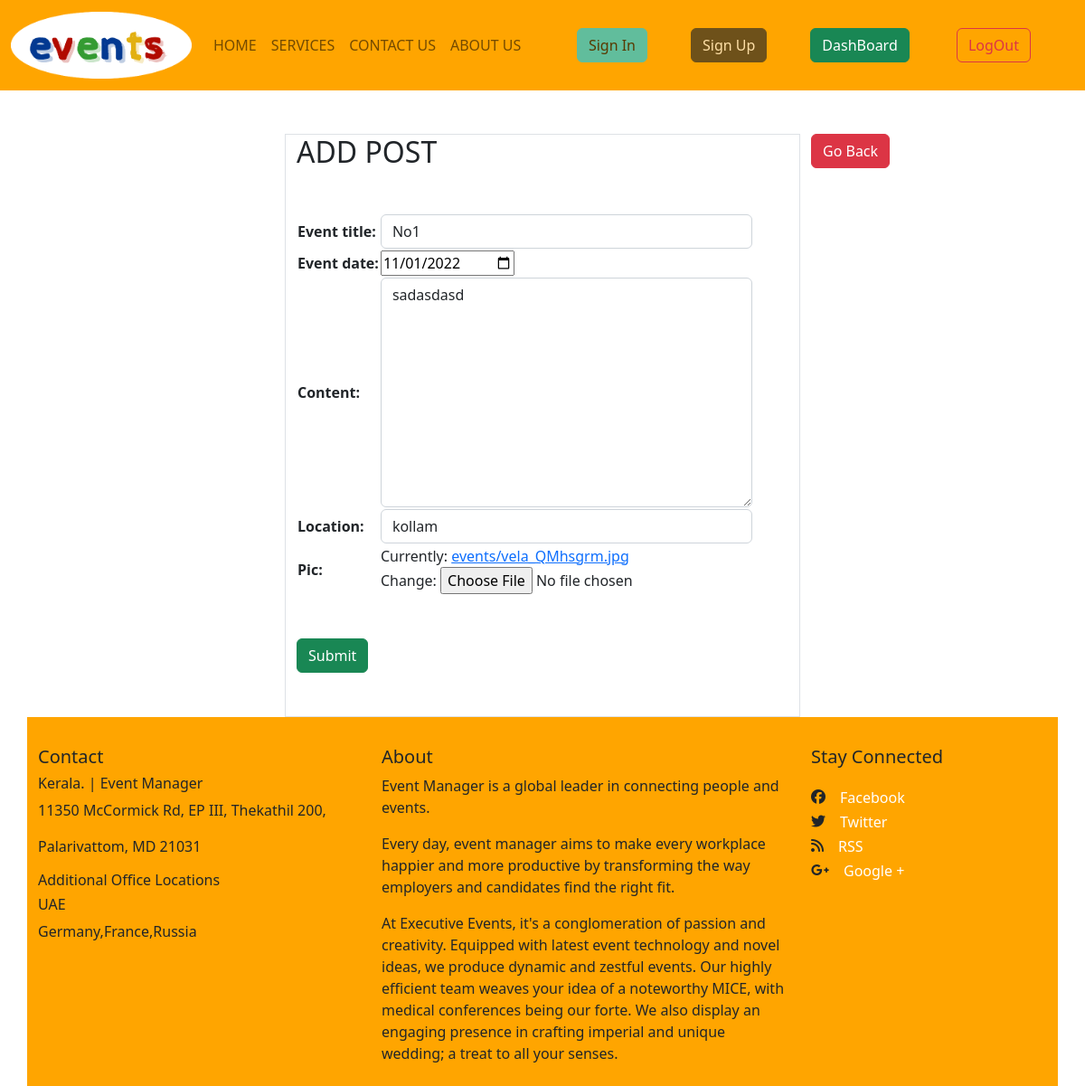
The app's page /post_update/5 (signed in) with its own data.
### apps/post/models.py (models this page shows)
class PostModel(models.Model):
    user = models.ForeignKey(User, on_delete=models.CASCADE)
    event_title = models.CharField(max_length=120, null=False)
    event_date = models.DateField(null=False)
    content = models.TextField(null=False)
    location = models.CharField(max_length=200, null=False)
    date = models.DateField(auto_now_add=True)
    pic = models.ImageField(upload_to='events',
                            validators=[FileExtensionValidator(allowed_extensions=['jpeg', 'png', 'jpg'])], null=False,
                            blank=False)

### apps/post/views.py (the view, shortened to what this page needs)
# urls.py: path('post_update/<int:pk>', post_views.PostUpdateView.as_view(), name="post_update"),
@method_decorator(login_required, name="dispatch")
class PostUpdateView(UpdateView):
    model = PostModel
    template_name = "eventWebsite/add_post.html"
    form_class = forms.PostForm
    success_url = reverse_lazy('post_list')

### apps/post/forms.py (shortened to what this page needs)
class PostForm(forms.ModelForm):
    class Meta:
        model = PostModel
        fields = ['event_title','event_date','content','location','pic']
        widgets={
            "event_date":forms.DateInput(attrs={'type':'date',}),
            "location":forms.TextInput(attrs={"class": "form-control", 'placeholder': 'event location','pattern':'[A-Z a-z . , \']+','title':'Enter Characters Only'}),
            "event_title":forms.TextInput(attrs={"class": "form-control", 'placeholder': 'Event tag name ?','pattern':'[A-Z a-z ! : # 0-9 . \']+','title':'Improper Input Symbol [A-Z a-z ! : # 0-9 . \']'}),
            "content":forms.Textarea(attrs={"class": "form-control",'placeholder':"Brief description about the event..."})
        }

### apps/verified_access.py (called while the page is built)
def login_required(fn):
    def wrapper(request, *args, **kwargs):
        if not request.user.is_authenticated:
            messages.error(request, "Login to Access")
            return redirect("login")
        else:
            return fn(request, *args, **kwargs)
    return wrapper

### templates/eventWebsite/add_post.html (shortened to what this page needs)
{% extends 'eventWebsite/base.html' %}
{% block content %}
{%load static%}
<div class="container">
    <div class="row mt-5">
        <div class="col-3"></div>
        <div class="col-6 border">
            <h2>ADD POST</h2>
            <form action="" class="mt-5" method="post" enctype="multipart/form-data">
                <table>
                {{form.as_table}}
                     </table>
                <div class="mb-5 mt-5">
                    <button type="submit" class="btn btn-success">Submit</button>
                </div>
            </form>
        </div>
        <div class="col-3">
             <a class="btn btn-danger" href="{% url 'post_list' %}" role="button">Go Back</a>
        </div>
    </div>
</div>
{%endblock%}

### records on screen
PostModel: event_title "No1", event_date "11/01/2022", content "sadasdasd", location "kollam"
